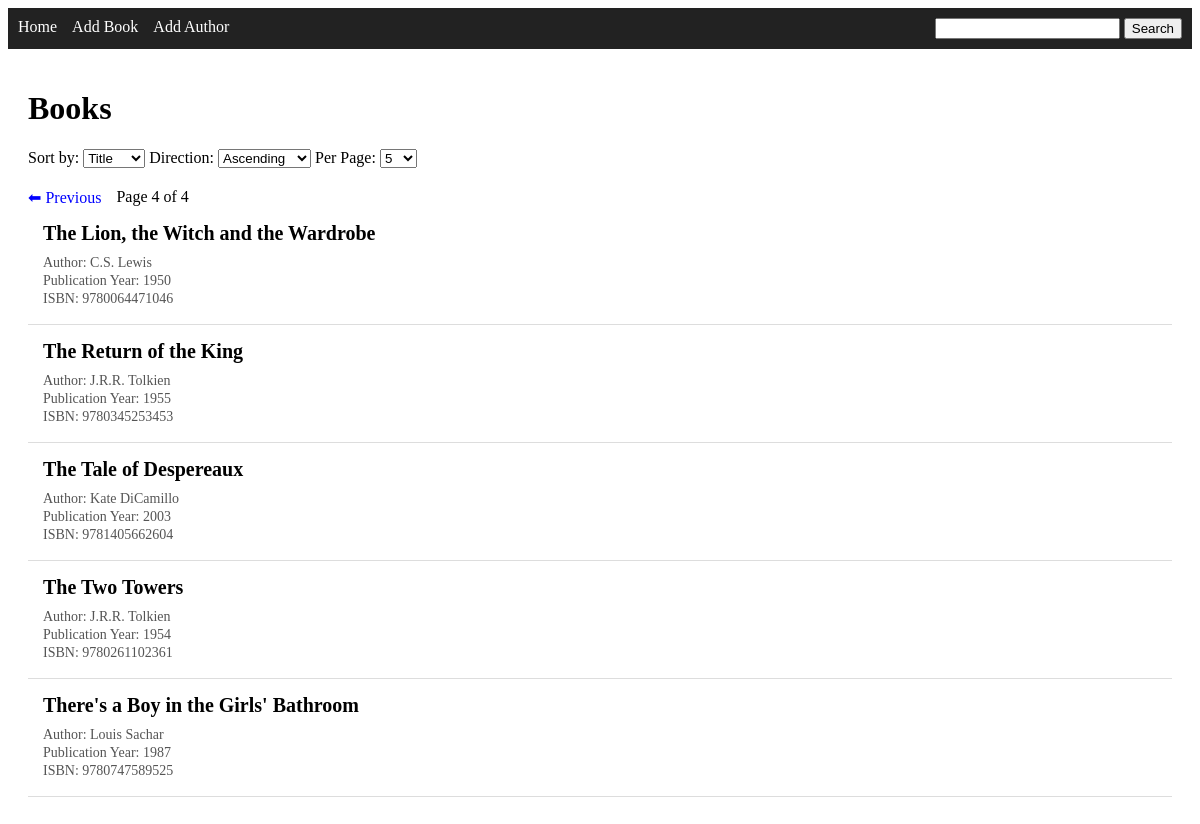
Screenshot of /?page=4&sort=title&direction=asc&search= with the database file from the repository.
### data_models.py (models this page shows, shortened)
class Book(db.Model):
    id: Mapped[int] = mapped_column(primary_key=True)
    isbn: Mapped[str] = mapped_column(db.String(13), unique=True)
    author_id: Mapped[int] = mapped_column(db.ForeignKey("author.id"))
    author: Mapped[Author] = relationship(back_populates="books")
    title: Mapped[str] = mapped_column(db.String(100))
    publication_year: Mapped[int]

class Author(db.Model):
    id: Mapped[int] = mapped_column(primary_key=True)
    name: Mapped[str] = mapped_column(db.String(80), unique=True)
    birth_date: Mapped[date]
    date_of_death: Mapped[date | None]
    books: Mapped[list["Book"]] = relationship(back_populates="author")

### app.py (the view, shortened to what this page needs)
@app.route("/", methods=["GET"])
def index():
    sort = request.args.get("sort", "title")
    direction = request.args.get("direction", "asc")
    page = request.args.get("page", 1, type=int)
    per_page = request.args.get("per_page", 5, type=int)
    search = request.args.get("search", "").strip()
    query = select(Book).join(Author)
    if sort == "author":
        column = Author.name
    elif sort == "year":
        column = Book.publication_year
    elif sort == "title":
        column = Book.title
    else:
        column = Book.title
    if direction == "desc":
        query = query.order_by(desc(column))
    elif direction == "asc":
        query = query.order_by(asc(column))
    else:
        query = query.order_by(asc(column))
    total_books = db.session.scalar(
        select(db.func.count()).select_from(query.subquery())
    )
    books = db.session.scalars(
        query.limit(per_page).offset((page - 1) * per_page)
    ).all()
    total_pages = (total_books + per_page - 1) // per_page
    return render_template(
        "home.html",
        books=books,
        sort=sort,
        direction=direction,
        page=page,
        per_page=per_page,
        total_pages=total_pages,
        search=search,
    )

### templates/home.html (shortened to what this page needs)
{% extends "base.html" %}
{% block content %}
  <h1>Books</h1>
  <form method="GET" action="/">
        <label>Sort by:</label>
        <select name="sort" onchange="this.form.submit()">
            <option value="title" {% if sort == "title" %}selected{% endif %}>
                Title
            </option>
        </select>
        <label>Direction:</label>
        <select name="direction" onchange="this.form.submit()">
            <option value="asc" {% if direction == "asc" %}selected{% endif %}>
                Ascending
            </option>
        </select>
        <label>Per Page:</label>
        <select name="per_page" onchange="this.form.submit()">
            {% for n in [5,10,15,20,25] %}
                <option value="{{ n }}" {% if per_page == n %}selected{% endif %}>
                    {{ n }}
                </option>
            {% endfor %}
        </select>
  </form>
    <div class="pagination">
        {% if page > 1 %}
            <a href="/?page={{ page - 1 }}&sort={{ sort }}&direction={{ direction }}&search={{ search }}">
                ⬅ Previous
            </a>
        {% endif %}
       <span>Page {{ page }} of {{ total_pages }}</span>
    </div>
  {% for book in books %}
      <div class="book">
        <div class="book-info">
              <h3 class="book-title">{{ book.title }}</h3>
            <div class="book-details">
                <p>Author: {{ book.author.name }}</p>
                <p>Publication Year: {{ book.publication_year }}</p>
                <p>ISBN: {{ book.isbn }}</p>
            </div>
        </div>
      </div>
  {% endfor %}
{% endblock %}

### static/style.css (style rules this page uses)
.book { display: flex; gap: 15px; align-items: flex-start; padding: 15px; border-bottom: 1px solid #ddd; }
.book-info { display: flex; flex-direction: column; }
.book-title { font-size: 20px; font-weight: 600; margin: 0 0 8px 0; }
.book-details p { margin: 2px 0; color: #555; font-size: 14px; }
.pagination { margin-top: 20px; display: flex; gap: 15px; align-items: center; }
.pagination a { text-decoration: none; color: blue; }

### rows the page displays
Book: title "The Lion, the Witch and the Wardrobe", author.name "C.S. Lewis", publication_year "1950", isbn "9780064471046"
Book: title "The Return of the King", author.name "J.R.R. Tolkien", publication_year "1955", isbn "9780345253453"
Book: title "The Tale of Despereaux", author.name "Kate DiCamillo", publication_year "2003", isbn "9781405662604"
Book: title "The Two Towers", author.name "J.R.R. Tolkien", publication_year "1954", isbn "9780261102361"
Book: title "There's a Boy in the Girls' Bathroom", author.name "Louis Sachar", publication_year "1987", isbn "9780747589525"

### other values shown
{{ page }} "4"
{{ total_pages }} "4"
form field per_page "5"
